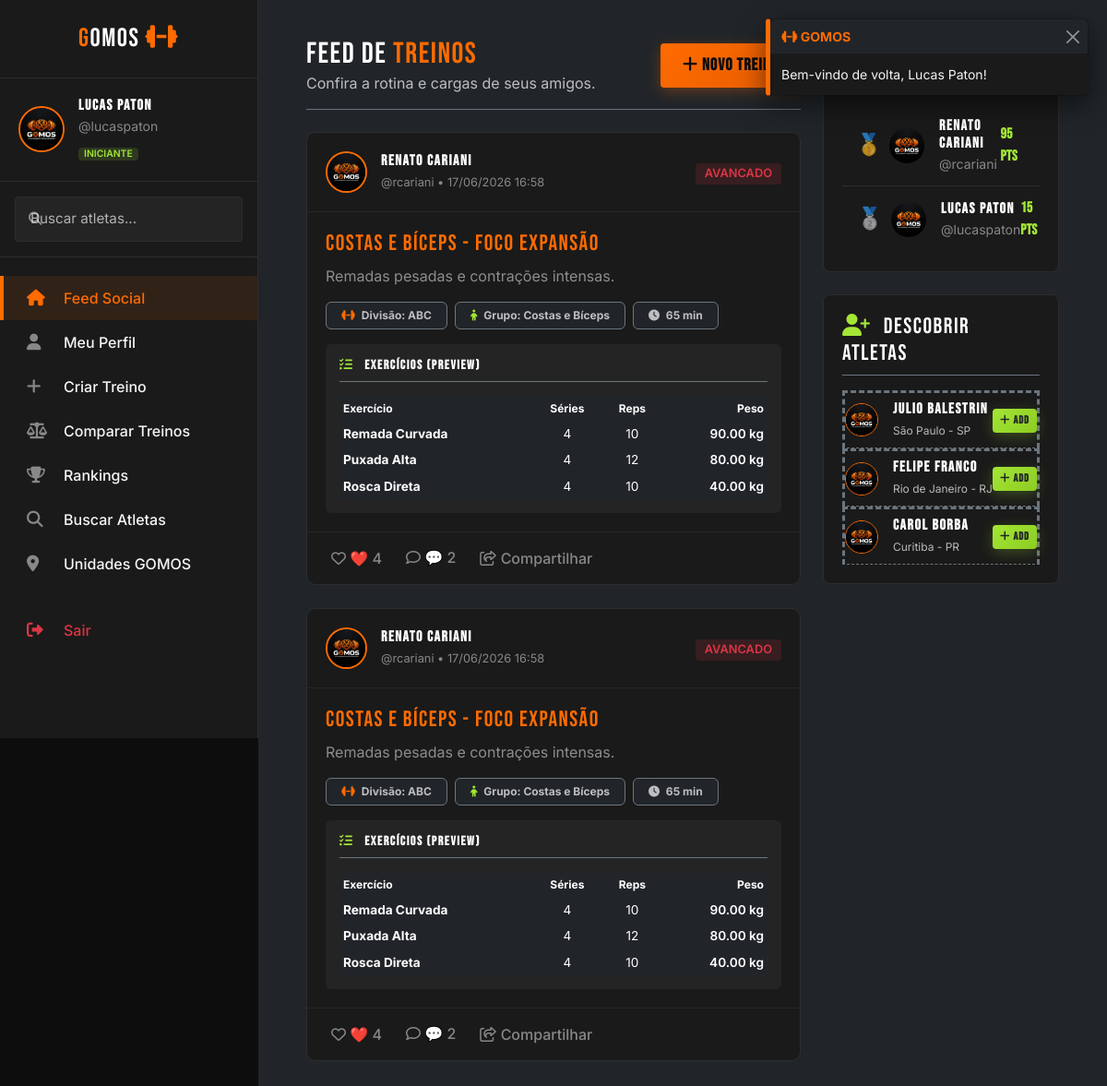
The page /gomos/public/feed (signed in) on the database as committed earlier.
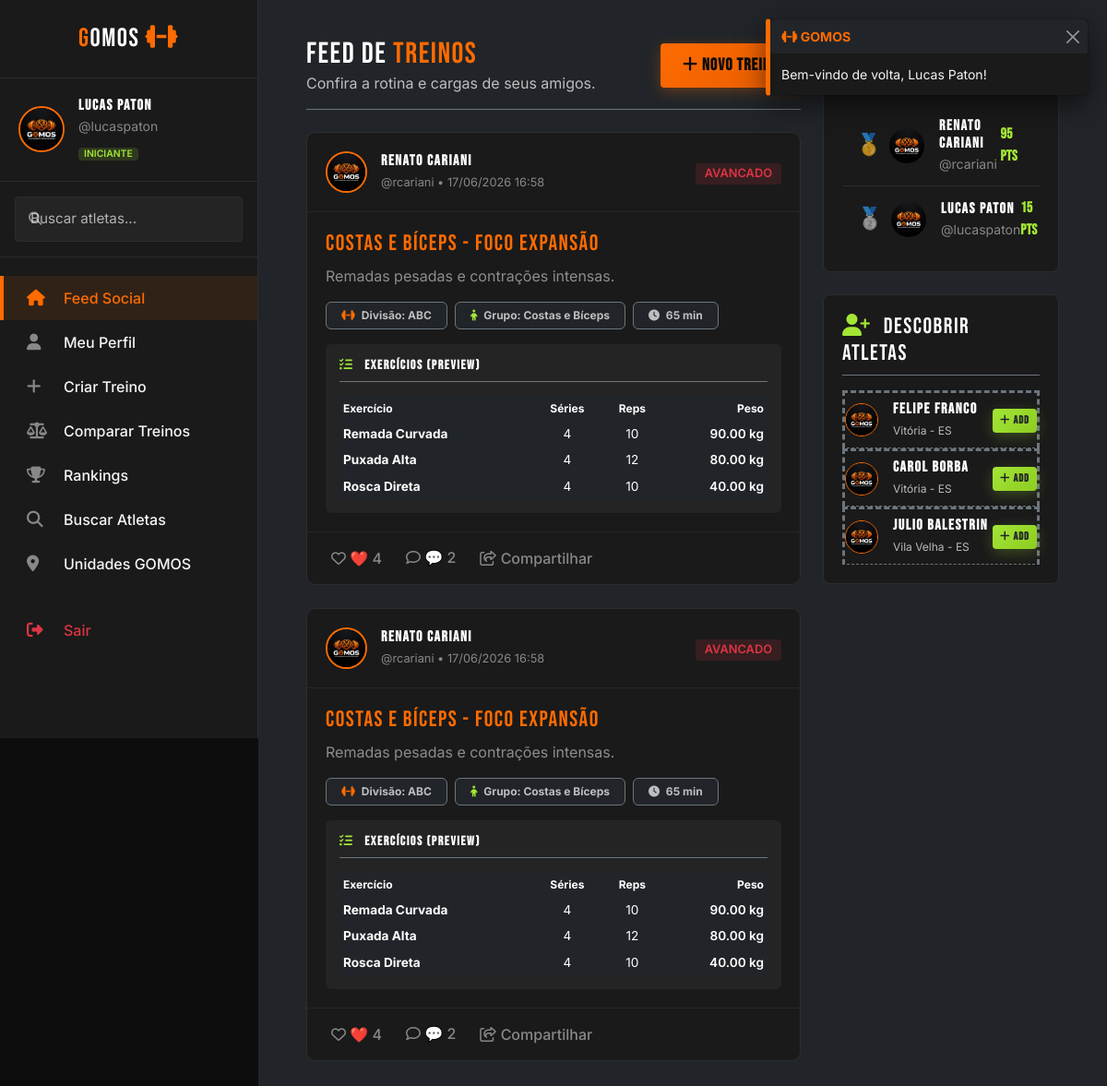
The same page on the database as committed later.
### tables this page shows
CREATE TABLE IF NOT EXISTS treinos (
    id INT AUTO_INCREMENT PRIMARY KEY,
    usuario_id INT NOT NULL,
    titulo VARCHAR(150) NOT NULL,
    descricao TEXT,
    tipo_treino ENUM('A', 'B', 'C', 'ABC', 'PPL', 'Full') DEFAULT 'Full',
    grupo_muscular VARCHAR(100) NOT NULL,
    duracao_minutos INT DEFAULT 0,
    nivel_dificuldade ENUM('iniciante', 'intermediario', 'avancado') DEFAULT 'iniciante',
    total_curtidas INT DEFAULT 0,
    total_comentarios INT DEFAULT 0,
    total_visualizacoes INT DEFAULT 0,
    publico TINYINT(1) DEFAULT 1,  
    criado_em TIMESTAMP DEFAULT CURRENT_TIMESTAMP,
    FOREIGN KEY (usuario_id) REFERENCES usuarios(id) ON DELETE CASCADE
);

CREATE TABLE IF NOT EXISTS usuarios (
    id INT AUTO_INCREMENT PRIMARY KEY,
    nome VARCHAR(100) NOT NULL,
    username VARCHAR(50) NOT NULL UNIQUE,
    email VARCHAR(100) NOT NULL UNIQUE,
    senha VARCHAR(255) NOT NULL,
    foto_perfil VARCHAR(255) DEFAULT 'default_avatar.png',
    bio TEXT,
    nivel_fitness ENUM('iniciante', 'intermediario', 'avancado') DEFAULT 'iniciante',
    academia_id INT,
    cidade VARCHAR(100) NOT NULL,
    estado CHAR(2) NOT NULL,
    peso DECIMAL(5,2) DEFAULT 0.00,
    altura INT DEFAULT 0,
    total_treinos INT DEFAULT 0,
    total_curtidas INT DEFAULT 0,
    pontos_ranking INT DEFAULT 0,
    ativo TINYINT(1) DEFAULT 1,
    criado_em TIMESTAMP DEFAULT CURRENT_TIMESTAMP,
    ultimo_acesso TIMESTAMP DEFAULT CURRENT_TIMESTAMP ON UPDATE CURRENT_TIMESTAMP,
    FOREIGN KEY (academia_id) REFERENCES academias(id) ON DELETE SET NULL
);

CREATE TABLE IF NOT EXISTS exercicios_treino (
    id INT AUTO_INCREMENT PRIMARY KEY,
    treino_id INT NOT NULL,
    nome_exercicio VARCHAR(150) NOT NULL,
    series INT NOT NULL DEFAULT 3,
    repeticoes VARCHAR(50) NOT NULL DEFAULT '10',
    peso_kg DECIMAL(5,2) DEFAULT 0.00,
    descanso_segundos INT DEFAULT 60,
    observacoes TEXT,
    ordem INT DEFAULT 0,
    FOREIGN KEY (treino_id) REFERENCES treinos(id) ON DELETE CASCADE
);

### gomos/app/views/feed/index.php (the view, shortened to what the changed rows need)
<?php
require_once __DIR__ . '/../partials/header.php';
?>
<div class="dashboard-wrapper">
    <?php require_once __DIR__ . '/../partials/sidebar.php'; ?>
    <main class="main-content-gomos bg-dark">
        <div class="container-fluid">
            <div class="row">
                <div class="col-lg-8">
                    <div class="d-flex align-items-center justify-content-between mb-4 border-bottom border-secondary pb-3">
                        <div>
                            <h2 class="text-white m-0">FEED DE <span class="text-orange">TREINOS</span></h2>
                        </div>
                    </div>
                    <?php if (!empty($treinos)): ?>
                        <?php foreach ($treinos as $t): ?>
                            <div class="feed-post-card">
                                <div class="feed-post-header d-flex justify-content-between align-items-center">
                                    <div class="d-flex align-items-center">
                                        <a href="<?= $rootUrl ?>/perfil/<?= $t['username'] ?>" class="text-decoration-none">
                                            <img src="<?= $root ?>/assets/img/<?= $t['foto_perfil'] ?>" alt="Avatar" class="feed-post-avatar">
                                        </a>
                                        <div class="feed-post-meta">
                                            <h6 class="m-0"><a href="<?= $rootUrl ?>/perfil/<?= $t['username'] ?>" class="text-white text-decoration-none fw-bold"><?= $t['nome_usuario'] ?></a></h6>
                                            <span>@<?= $t['username'] ?> • <?= date('d/m/Y H:i', strtotime($t['criado_em'])) ?></span>
                                        </div>
                                    </div>
                                    <div>
                                        <span class="badge badge-dificuldade badge-<?= $t['nivel_dificuldade'] ?>">
                                            <?= strtoupper($t['nivel_dificuldade']) ?>
                                        </span>
                                    </div>
                                </div>
                                <div class="feed-post-body">
                                    <h4 class="text-orange mb-2"><?= $t['titulo'] ?></h4>
                                    <p class="text-white-50 mb-3"><?= $t['descricao'] ?></p>
                                    <div class="d-flex gap-2 mb-3">
                                        <span class="badge bg-dark border border-secondary text-secondary py-2 px-3"><i class="fa-solid fa-dumbbell me-1 text-orange"></i> Divisão: <?= $t['tipo_treino'] ?></span>
                                        <span class="badge bg-dark border border-secondary text-secondary py-2 px-3"><i class="fa-solid fa-child me-1 text-lime"></i> Grupo: <?= $t['grupo_muscular'] ?></span>
                                        <span class="badge bg-dark border border-secondary text-secondary py-2 px-3"><i class="fa-solid fa-clock me-1"></i> <?= $t['duracao_minutos'] ?> min</span>
                                    </div>
                                    <div class="feed-post-exercises">
                                        <h6 class="text-white border-bottom border-secondary pb-2 mb-3 small fw-bold uppercase"><i class="fa-solid fa-list-check me-2 text-lime"></i> EXERCÍCIOS (Preview)</h6>
                                        <div class="table-responsive">
                                            <table class="table table-dark table-sm m-0 table-borderless">
                                                <thead>
                                                    <tr class="text-muted-gomos" style="font-size: 0.75rem;">
                                                        <th>Exercício</th>
                                                        <th class="text-center">Séries</th>
                                                        <th class="text-center">Reps</th>
                                                        <th class="text-end">Peso</th>
                                                    </tr>
                                                </thead>
                                                <tbody>
                                                    <?php foreach ($t['exercicios_preview'] as $ex): ?>
                                                        <tr style="font-size: 0.85rem;">
                                                            <td class="fw-bold"><?= $ex['nome_exercicio'] ?></td>
                                                            <td class="text-center"><?= $ex['series'] ?></td>
                                                            <td class="text-center"><?= $ex['repeticoes'] ?></td>
                                                            <td class="text-end text-lime fw-semibold"><?= $ex['peso_kg'] ?> kg</td>
                                                        </tr>
                                                    <?php endforeach; ?>
                                                </tbody>
                                            </table>
                                        </div>
                                    </div>
                                </div>
                                <div class="feed-post-actions">
                                    <button class="feed-post-action-btn btn-curtir-ajax <?= $t['curtiu'] ? 'active text-orange' : '' ?>" data-id="<?= $t['id'] ?>">
                                        <i class="<?= $t['curtiu'] ? 'fa-solid' : 'fa-regular' ?> fa-heart"></i> ❤️ <span class="curtidas-count"><?= $t['total_curtidas'] ?></span>
                                    </button>
                                    <a href="<?= $rootUrl ?>/treino/<?= $t['id'] ?>#comentarios" class="feed-post-action-btn text-decoration-none">
                                        <i class="fa-regular fa-comment"></i> 💬 <span><?= $t['total_comentarios'] ?></span>
                                    </a>
                                    <button class="feed-post-action-btn" onclick="navigator.clipboard.writeText('<?= $_SERVER['HTTP_HOST'] . $rootUrl ?>/treino/<?= $t['id'] ?>'); alert('Link do treino copiado para a área de transferência!');">
                                        <i class="fa-regular fa-share-from-square"></i> Compartilhar
                                    </button>
                                </div>
                            </div>
                        <?php endforeach; ?>
                    <?php endif; ?>
                </div>
                <div class="col-lg-4 d-none d-lg-block">
                    <div class="sidebar-right">
                        <div class="card-gomos mb-4">
                            <div class="ranking-preview-list">
                                <?php
                                $pos = 1;
                                if (!empty($rankingAmigos)):
                                    foreach ($rankingAmigos as $amigo):
                                ?>
                                    <div class="ranking-list-item d-flex align-items-center justify-content-between">
                                        <div class="d-flex align-items-center">
                                            <span class="ranking-position text-secondary" style="font-family: 'Bebas Neue';">
                                                <?php if ($pos === 1): ?>🥇<?php elseif ($pos === 2): ?>🥈<?php elseif ($pos === 3): ?>🥉<?php else: echo $pos; endif; ?>
                                            </span>
                                            <a href="<?= $rootUrl ?>/perfil/<?= $amigo['username'] ?>">
                                                <img src="<?= $root ?>/assets/img/<?= $amigo['foto_perfil'] ?>" alt="Avatar" class="ranking-avatar ms-2 me-3 rounded-circle">
                                            </a>
                                            <div>
                                                <h6 class="m-0 text-white"><a href="<?= $rootUrl ?>/perfil/<?= $amigo['username'] ?>" class="text-decoration-none text-white fw-bold"><?= $amigo['nome'] ?></a></h6>
                                                <small class="text-muted-gomos">@<?= $amigo['username'] ?></small>
                                            </div>
                                        </div>
                                        <span class="fw-bold text-lime" style="font-family: 'Bebas Neue';"><?= $amigo['pontos_ranking'] ?> PTS</span>
                                    </div>
                                <?php
                                    $pos++;
                                    endforeach;
                                else:
                                ?>
                                    <p class="text-muted small m-0 py-2">Sem dados de amigos.</p>
                                <?php endif; ?>
                            </div>
                        </div>
                        <div class="card-gomos">
                            <ul class="list-unstyled m-0">
                                <?php if (!empty($sugestoesAmigos)): ?>
                                    <?php foreach ($sugestoesAmigos as $sugestao): ?>
                                        <li class="d-flex align-items-center justify-content-between py-2 border-bottom border-secondary" style="border-style: dashed !important;">
                                            <div class="d-flex align-items-center">
                                                <a href="<?= $rootUrl ?>/perfil/<?= $sugestao['username'] ?>">
                                                    <img src="<?= $root ?>/assets/img/<?= $sugestao['foto_perfil'] ?>" alt="Avatar" class="rounded-circle me-3" style="width: 36px; height: 36px; object-fit: cover; border: 1.5px solid var(--accent-primary)">
                                                </a>
                                                <div>
                                                    <h6 class="m-0"><a href="<?= $rootUrl ?>/perfil/<?= $sugestao['username'] ?>" class="text-decoration-none text-white fw-bold"><?= $sugestao['nome'] ?></a></h6>
                                                    <small class="text-secondary" style="font-size: 0.75rem;"><?= $sugestao['cidade'] ?> - <?= $sugestao['estado'] ?></small>
                                                </div>
                                            </div>
                                            <form action="<?= $rootUrl ?>/amigos/adicionar/<?= $sugestao['id'] ?>" method="POST" class="m-0">
                                                <button type="submit" class="btn btn-secondary-gomos btn-sm text-dark px-2 py-1" style="font-size: 0.75rem;"><i class="fa-solid fa-plus"></i> ADD</button>
                                            </form>
                                        </li>
                                    <?php endforeach; ?>
                                <?php else: ?>
                                    <p class="text-muted small m-0">Você já está conectado com todos na sua região!</p>
                                <?php endif; ?>
                            </ul>
                        </div>
                    </div>
                </div>
            </div>
        </div>
    </main>
</div>
<?php require_once __DIR__ . '/../partials/footer.php'; ?>

### gomos/app/views/partials/header.php (shortened to what the changed rows need)
<!DOCTYPE html>
<html lang="pt-BR">
<head>
    <link rel="stylesheet" href="https://cdn.jsdelivr.net/npm/bootstrap@5.3.0/dist/css/bootstrap.min.css">
    <link rel="stylesheet" href="https://cdnjs.cloudflare.com/ajax/libs/font-awesome/6.4.0/css/all.min.css">
    <link rel="stylesheet" href="https://code.jquery.com/ui/1.13.2/themes/base/jquery-ui.css">
    <link rel="stylesheet" href="<?= str_replace('\\', '/', dirname($_SERVER['SCRIPT_NAME'])) ?>/assets/css/style.css">
    <?php if (isset($isLanding) && $isLanding): ?>
        <link rel="stylesheet" href="<?= str_replace('\\', '/', dirname($_SERVER['SCRIPT_NAME'])) ?>/assets/css/landing.css">
    <?php else: ?>
        <link rel="stylesheet" href="<?= str_replace('\\', '/', dirname($_SERVER['SCRIPT_NAME'])) ?>/assets/css/dashboard.css">
    <?php endif; ?>
</head>
<body>
    <div class="toast-container">
        <?php
        $flashes = \App\Helpers\Session::getAllFlashes();
        foreach ($flashes as $type => $message):
        ?>
            <div class="toast toast-gomos border-left-<?= $type ?>" role="alert" aria-live="assertive" aria-atomic="true">
                <div class="toast-header bg-dark text-white border-bottom-0">
                    <strong class="me-auto text-orange"><i class="fa-solid fa-dumbbell"></i> GOMOS</strong>
                    <button type="button" class="btn-close btn-close-white" data-bs-dismiss="toast" aria-label="Close"></button>
                </div>
                <div class="toast-body">
                    <?= $message ?>
                </div>
            </div>
        <?php endforeach; ?>
    </div>

Rows that differ between the two databases and show on the page:
changed usuarios "Felipe Franco": cidade "Rio de Janeiro" → "Vitória"; estado "RJ" → "ES"
changed usuarios "Carol Borba": cidade "Curitiba" → "Vitória"; estado "PR" → "ES"
changed usuarios "Julio Balestrin": cidade "São Paulo" → "Vila Velha"; estado "SP" → "ES"; moves down the list
